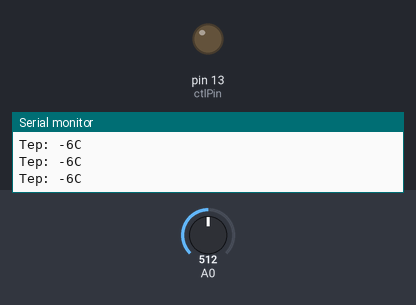
This sketch was run on a simulated Arduino Uno, built with avr-gcc and run on an emulated ATmega328P. Shown: output pins drawn as LEDs (lit = HIGH), the last lines printed to the serial monitor. The inputs (shaded band) are chosen by the test bench; at power-on: A0 = 512.

Above: at 1.3 s.
1.4 s: A0 set to 554
2.9 s: A0 set to 583
At 3.9 s:
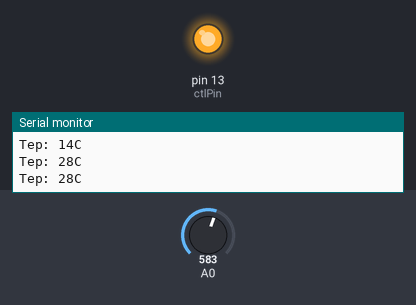
Timing chart, 0 to 5.9 s (numbered marks = the images above; inputs shaded):
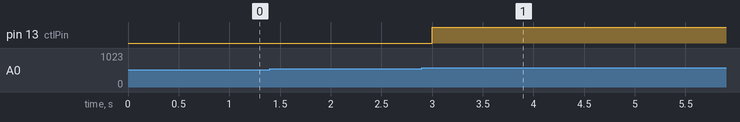

Measured:
- the behaviour switches between 567 and 568 on A0 (found by bisection; images 0 and 1)
- after the input at 2.9 s, pin 13 (ctlPin): LOW → HIGH after 0.10 s

The sketch:

temp_sens.ino
```cpp
byte ctlPin = 13;
int potPin = 0;
int val;
int dat;

void setup()
{

  pinMode(ctlPin, OUTPUT);
  Serial.begin(9600);

}

void loop()
{

  val = analogRead(0);
  dat = (125 * val) >> 8;

  Serial.print("Tep: ");
  Serial.print(dat);
  Serial.println("C");

  if ( dat > 20 ){
    digitalWrite(ctlPin, HIGH);
  }

  delay(500);
}
```
